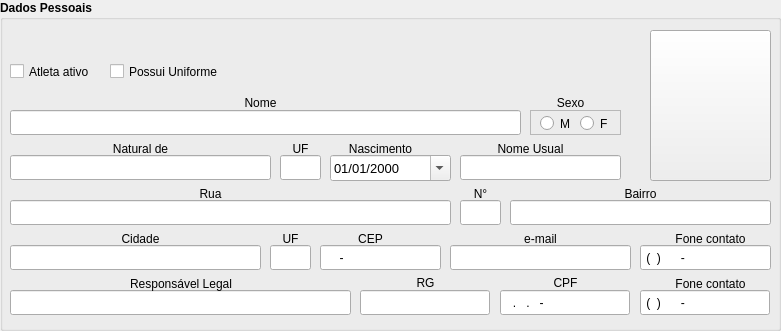
  <widget class="QGroupBox" name="groupBox">
   <property name="geometry">
    <rect>
     <x>10</x>
     <y>10</y>
     <width>781</width>
     <height>331</height>
    </rect>
   </property>
   <property name="font">
    <font>
     <weight>75</weight>
     <bold>true</bold>
    </font>
   </property>
   <property name="title">
    <string>Dados Pessoais</string>
   </property>
   <widget class="QLineEdit" name="emailResponsavel">
    <property name="geometry">
     <rect>
      <x>450</x>
      <y>245</y>
      <width>181</width>
      <height>25</height>
     </rect>
    </property>
    <property name="font">
     <font>
      <weight>50</weight>
      <bold>false</bold>
     </font>
    </property>
   </widget>
   <widget class="QLineEdit" name="numero">
    <property name="geometry">
     <rect>
      <x>460</x>
      <y>200</y>
      <width>41</width>
      <height>25</height>
     </rect>
    </property>
    <property name="font">
     <font>
      <weight>50</weight>
      <bold>false</bold>
     </font>
    </property>
    <property name="inputMask">
     <string>999999</string>
    </property>
   </widget>
   <widget class="QLineEdit" name="rua">
    <property name="geometry">
     <rect>
      <x>10</x>
      <y>200</y>
      <width>441</width>
      <height>25</height>
     </rect>
    </property>
    <property name="font">
     <font>
      <weight>50</weight>
      <bold>false</bold>
     </font>
    </property>
   </widget>
   <widget class="QLineEdit" name="cidadeNatal">
    <property name="geometry">
     <rect>
      <x>10</x>
      <y>155</y>
      <width>261</width>
      <height>25</height>
     </rect>
    </property>
    <property name="font">
     <font>
      <weight>50</weight>
      <bold>false</bold>
     </font>
    </property>
   </widget>
   <widget class="QLineEdit" name="foneResponsavel">
    <property name="geometry">
     <rect>
      <x>640</x>
      <y>290</y>
      <width>130</width>
      <height>25</height>
     </rect>
    </property>
    <property name="font">
     <font>
      <weight>50</weight>
      <bold>false</bold>
     </font>
    </property>
    <property name="inputMask">
     <string> (99) 99999-9999</string>
    </property>
    <property name="cursorPosition">
     <number>0</number>
    </property>
   </widget>
   <widget class="QLineEdit" name="cidade">
    <property name="geometry">
     <rect>
      <x>10</x>
      <y>245</y>
      <width>251</width>
      <height>25</height>
     </rect>
    </property>
    <property name="font">
     <font>
      <weight>50</weight>
      <bold>false</bold>
     </font>
    </property>
   </widget>
   <widget class="QLineEdit" name="nomeUsual">
    <property name="geometry">
     <rect>
      <x>460</x>
      <y>155</y>
      <width>161</width>
      <height>25</height>
     </rect>
    </property>
    <property name="font">
     <font>
      <weight>50</weight>
      <bold>false</bold>
     </font>
    </property>
   </widget>
   <widget class="QLineEdit" name="bairro">
    <property name="geometry">
     <rect>
      <x>510</x>
      <y>200</y>
      <width>261</width>
      <height>25</height>
     </rect>
    </property>
    <property name="font">
     <font>
      <weight>50</weight>
      <bold>false</bold>
     </font>
    </property>
   </widget>
   <widget class="QLineEdit" name="UFNatal">
    <property name="geometry">
     <rect>
      <x>280</x>
      <y>155</y>
      <width>41</width>
      <height>25</height>
     </rect>
    </property>
    <property name="font">
     <font>
      <weight>50</weight>
      <bold>false</bold>
     </font>
    </property>
   </widget>
   <widget class="QLineEdit" name="nome">
    <property name="geometry">
     <rect>
      <x>10</x>
      <y>110</y>
      <width>511</width>
      <height>25</height>
     </rect>
    </property>
    <property name="font">
     <font>
      <weight>50</weight>
      <bold>false</bold>
     </font>
    </property>
   </widget>
   <widget class="QLineEdit" name="CEP">
    <property name="geometry">
     <rect>
      <x>320</x>
      <y>245</y>
      <width>121</width>
      <height>25</height>
     </rect>
    </property>
    <property name="font">
     <font>
      <weight>50</weight>
      <bold>false</bold>
     </font>
    </property>
    <property name="inputMask">
     <string>99999-999</string>
    </property>
   </widget>
   <widget class="QLineEdit" name="foneContato">
    <property name="geometry">
     <rect>
      <x>640</x>
      <y>245</y>
      <width>131</width>
      <height>25</height>
     </rect>
    </property>
    <property name="font">
     <font>
      <weight>50</weight>
      <bold>false</bold>
     </font>
    </property>
    <property name="inputMask">
     <string> (99) 99999-9999</string>
    </property>
    <property name="text">
     <string> () -</string>
    </property>
    <property name="cursorPosition">
     <number>16</number>
    </property>
   </widget>
   <widget class="QLineEdit" name="responsavelLegal">
    <property name="geometry">
     <rect>
      <x>10</x>
      <y>290</y>
      <width>341</width>
      <height>25</height>
     </rect>
    </property>
    <property name="font">
     <font>
      <weight>50</weight>
      <bold>false</bold>
     </font>
    </property>
   </widget>
   <widget class="QLineEdit" name="UF">
    <property name="geometry">
     <rect>
      <x>270</x>
      <y>245</y>
      <width>41</width>
      <height>25</height>
     </rect>
    </property>
    <property name="font">
     <font>
      <weight>50</weight>
      <bold>false</bold>
     </font>
    </property>
   </widget>
   <widget class="QDateEdit" name="dtNascimento">
    <property name="geometry">
     <rect>
      <x>330</x>
      <y>155</y>
      <width>121</width>
      <height>26</height>
     </rect>
    </property>
    <property name="font">
     <font>
      <pointsize>10</pointsize>
      <weight>50</weight>
      <bold>false</bold>
      <kerning>true</kerning>
     </font>
    </property>
    <property name="displayFormat">
     <string>dd/MM/yyyy</string>
    </property>
    <property name="calendarPopup">
     <bool>true</bool>
    </property>
   </widget>
   <widget class="QFrame" name="frame">
    <property name="geometry">
     <rect>
      <x>530</x>
      <y>110</y>
      <width>91</width>
      <height>25</height>
     </rect>
    </property>
    <property name="font">
     <font>
      <weight>50</weight>
      <bold>false</bold>
     </font>
    </property>
    <property name="frameShape">
     <enum>QFrame::StyledPanel</enum>
    </property>
    <property name="frameShadow">
     <enum>QFrame::Raised</enum>
    </property>
    <widget class="QRadioButton" name="masculino">
     <property name="geometry">
      <rect>
       <x>10</x>
       <y>2</y>
       <width>31</width>
       <height>23</height>
      </rect>
     </property>
     <property name="font">
      <font>
       <weight>50</weight>
       <bold>false</bold>
      </font>
     </property>
     <property name="text">
      <string>M</string>
     </property>
    </widget>
    <widget class="QRadioButton" name="feminino">
     <property name="geometry">
      <rect>
       <x>50</x>
       <y>2</y>
       <width>31</width>
       <height>23</height>
      </rect>
     </property>
     <property name="font">
      <font>
       <weight>50</weight>
       <bold>false</bold>
      </font>
     </property>
     <property name="text">
      <string>F</string>
     </property>
    </widget>
   </widget>
   <widget class="QLabel" name="label">
    <property name="geometry">
     <rect>
      <x>130</x>
      <y>274</y>
      <width>104</width>
      <height>20</height>
     </rect>
    </property>
    <property name="font">
     <font>
      <weight>50</weight>
      <bold>false</bold>
     </font>
    </property>
    <property name="styleSheet">
     <string notr="true"/>
    </property>
    <property name="text">
     <string>Responsável Legal</string>
    </property>
    <property name="buddy">
     <cstring>responsavelLegal</cstring>
    </property>
   </widget>
   <widget class="QLabel" name="label_2">
    <property name="geometry">
     <rect>
      <x>520</x>
      <y>229</y>
      <width>41</width>
      <height>20</height>
     </rect>
    </property>
    <property name="font">
     <font>
      <weight>50</weight>
      <bold>false</bold>
     </font>
    </property>
    <property name="styleSheet">
     <string notr="true"/>
    </property>
    <property name="text">
     <string>e-mail</string>
    </property>
    <property name="alignment">
     <set>Qt::AlignCenter</set>
    </property>
    <property name="buddy">
     <cstring>emailResponsavel</cstring>
    </property>
   </widget>
   <widget class="QLabel" name="label_3">
    <property name="geometry">
     <rect>
      <x>670</x>
      <y>274</y>
      <width>81</width>
      <height>20</height>
     </rect>
    </property>
    <property name="font">
     <font>
      <weight>50</weight>
      <bold>false</bold>
     </font>
    </property>
    <property name="styleSheet">
     <string notr="true"/>
    </property>
    <property name="text">
     <string>Fone contato</string>
    </property>
    <property name="alignment">
     <set>Qt::AlignCenter</set>
    </property>
    <property name="buddy">
     <cstring>foneResponsavel</cstring>
    </property>
   </widget>
   <widget class="QLabel" name="label_4">
    <property name="geometry">
     <rect>
      <x>100</x>
      <y>229</y>
      <width>81</width>
      <height>20</height>
     </rect>
    </property>
    <property name="font">
     <font>
      <weight>50</weight>
      <bold>false</bold>
     </font>
    </property>
    <property name="styleSheet">
     <string notr="true"/>
    </property>
    <property name="text">
     <string>Cidade</string>
    </property>
    <property name="alignment">
     <set>Qt::AlignCenter</set>
    </property>
    <property name="buddy">
     <cstring>cidade</cstring>
    </property>
   </widget>
   <widget class="QLabel" name="label_5">
    <property name="geometry">
     <rect>
      <x>250</x>
      <y>229</y>
      <width>81</width>
      <height>20</height>
     </rect>
    </property>
    <property name="font">
     <font>
      <weight>50</weight>
      <bold>false</bold>
     </font>
    </property>
    <property name="styleSheet">
     <string notr="true"/>
    </property>
    <property name="text">
     <string>UF</string>
    </property>
    <property name="alignment">
     <set>Qt::AlignCenter</set>
    </property>
    <property name="buddy">
     <cstring>UF</cstring>
    </property>
   </widget>
   <widget class="QLabel" name="label_6">
    <property name="geometry">
     <rect>
      <x>330</x>
      <y>229</y>
      <width>81</width>
      <height>20</height>
     </rect>
    </property>
    <property name="font">
     <font>
      <weight>50</weight>
      <bold>false</bold>
     </font>
    </property>
    <property name="styleSheet">
     <string notr="true"/>
    </property>
    <property name="text">
     <string>CEP</string>
    </property>
    <property name="alignment">
     <set>Qt::AlignCenter</set>
    </property>
    <property name="buddy">
     <cstring>CEP</cstring>
    </property>
   </widget>
   <widget class="QLabel" name="label_7">
    <property name="geometry">
     <rect>
      <x>670</x>
      <y>229</y>
      <width>81</width>
      <height>20</height>
     </rect>
    </property>
    <property name="font">
     <font>
      <weight>50</weight>
      <bold>false</bold>
     </font>
    </property>
    <property name="styleSheet">
     <string notr="true"/>
    </property>
    <property name="text">
     <string>Fone contato</string>
    </property>
    <property name="alignment">
     <set>Qt::AlignCenter</set>
    </property>
    <property name="buddy">
     <cstring>foneContato</cstring>
    </property>
   </widget>
   <widget class="QLabel" name="label_8">
    <property name="geometry">
     <rect>
      <x>170</x>
      <y>184</y>
      <width>81</width>
      <height>20</height>
     </rect>
    </property>
    <property name="font">
     <font>
      <weight>50</weight>
      <bold>false</bold>
     </font>
    </property>
    <property name="styleSheet">
     <string notr="true"/>
    </property>
    <property name="text">
     <string>Rua</string>
    </property>
    <property name="alignment">
     <set>Qt::AlignCenter</set>
    </property>
    <property name="buddy">
     <cstring>rua</cstring>
    </property>
   </widget>
   <widget class="QLabel" name="label_9">
    <property name="geometry">
     <rect>
      <x>440</x>
      <y>184</y>
      <width>81</width>
      <height>20</height>
     </rect>
    </property>
    <property name="font">
     <font>
      <weight>50</weight>
      <bold>false</bold>
     </font>
    </property>
    <property name="styleSheet">
     <string notr="true"/>
    </property>
    <property name="text">
     <string>N°</string>
    </property>
    <property name="alignment">
     <set>Qt::AlignCenter</set>
    </property>
    <property name="buddy">
     <cstring>numero</cstring>
    </property>
   </widget>
   <widget class="QLabel" name="label_10">
    <property name="geometry">
     <rect>
      <x>600</x>
      <y>184</y>
      <width>81</width>
      <height>20</height>
     </rect>
    </property>
    <property name="font">
     <font>
      <weight>50</weight>
      <bold>false</bold>
     </font>
    </property>
    <property name="styleSheet">
     <string notr="true"/>
    </property>
    <property name="text">
     <string>Bairro</string>
    </property>
    <property name="alignment">
     <set>Qt::AlignCenter</set>
    </property>
    <property name="buddy">
     <cstring>bairro</cstring>
    </property>
   </widget>
   <widget class="QLabel" name="label_11">
    <property name="geometry">
     <rect>
      <x>100</x>
      <y>139</y>
      <width>81</width>
      <height>20</height>
     </rect>
    </property>
    <property name="font">
     <font>
      <weight>50</weight>
      <bold>false</bold>
     </font>
    </property>
    <property name="styleSheet">
     <string notr="true"/>
    </property>
    <property name="text">
     <string>Natural de</string>
    </property>
    <property name="alignment">
     <set>Qt::AlignCenter</set>
    </property>
    <property name="buddy">
     <cstring>cidadeNatal</cstring>
    </property>
   </widget>
   <widget class="QLabel" name="label_12">
    <property name="geometry">
     <rect>
      <x>260</x>
      <y>139</y>
      <width>81</width>
      <height>20</height>
     </rect>
    </property>
    <property name="font">
     <font>
      <weight>50</weight>
      <bold>false</bold>
     </font>
    </property>
    <property name="styleSheet">
     <string notr="true"/>
    </property>
    <property name="text">
     <string>UF</string>
    </property>
    <property name="alignment">
     <set>Qt::AlignCenter</set>
    </property>
    <property name="buddy">
     <cstring>UFNatal</cstring>
    </property>
   </widget>
   <widget class="QLabel" name="label_13">
    <property name="geometry">
     <rect>
      <x>340</x>
      <y>139</y>
      <width>81</width>
      <height>20</height>
     </rect>
    </property>
    <property name="font">
     <font>
      <weight>50</weight>
      <bold>false</bold>
     </font>
    </property>
    <property name="styleSheet">
     <string notr="true"/>
    </property>
    <property name="text">
     <string>Nascimento</string>
    </property>
    <property name="alignment">
     <set>Qt::AlignCenter</set>
    </property>
    <property name="buddy">
     <cstring>dtNascimento</cstring>
    </property>
   </widget>
   <widget class="QLabel" name="label_14">
    <property name="geometry">
     <rect>
      <x>490</x>
      <y>139</y>
      <width>81</width>
      <height>20</height>
     </rect>
    </property>
    <property name="font">
     <font>
      <weight>50</weight>
      <bold>false</bold>
     </font>
    </property>
    <property name="styleSheet">
     <string notr="true"/>
    </property>
    <property name="text">
     <string>Nome Usual</string>
    </property>
    <property name="alignment">
     <set>Qt::AlignCenter</set>
    </property>
    <property name="buddy">
     <cstring>nomeUsual</cstring>
    </property>
   </widget>
   <widget class="QLabel" name="label_15">
    <property name="geometry">
     <rect>
      <x>220</x>
      <y>93</y>
      <width>81</width>
      <height>20</height>
     </rect>
    </property>
    <property name="font">
     <font>
      <weight>50</weight>
      <bold>false</bold>
     </font>
    </property>
    <property name="styleSheet">
     <string notr="true"/>
    </property>
    <property name="text">
     <string>Nome</string>
    </property>
    <property name="alignment">
     <set>Qt::AlignCenter</set>
    </property>
    <property name="buddy">
     <cstring>nome</cstring>
    </property>
   </widget>
   <widget class="QLabel" name="label_16">
    <property name="geometry">
     <rect>
      <x>530</x>
      <y>93</y>
      <width>81</width>
      <height>20</height>
     </rect>
    </property>
    <property name="font">
     <font>
      <weight>50</weight>
      <bold>false</bold>
     </font>
    </property>
    <property name="styleSheet">
     <string notr="true"/>
    </property>
    <property name="text">
     <string>Sexo</string>
    </property>
    <property name="alignment">
     <set>Qt::AlignCenter</set>
    </property>
   </widget>
   <widget class="QPushButton" name="foto">
    <property name="geometry">
     <rect>
      <x>650</x>
      <y>30</y>
      <width>121</width>
      <height>151</height>
     </rect>
    </property>
    <property name="font">
     <font>
      <weight>50</weight>
      <bold>false</bold>
     </font>
    </property>
    <property name="text">
     <string/>
    </property>
    <property name="icon">
     <iconset>
      <normaloff>../icon/do-utilizador_128.png</normaloff>../icon/do-utilizador_128.png</iconset>
    </property>
    <property name="iconSize">
     <size>
      <width>128</width>
      <height>128</height>
     </size>
    </property>
   </widget>
   <widget class="QCheckBox" name="is_active">
    <property name="enabled">
     <bool>true</bool>
    </property>
    <property name="geometry">
     <rect>
      <x>10</x>
      <y>60</y>
      <width>91</width>
      <height>23</height>
     </rect>
    </property>
    <property name="font">
     <font>
      <weight>50</weight>
      <bold>false</bold>
     </font>
    </property>
    <property name="text">
     <string>Atleta ativo</string>
    </property>
    <property name="tristate">
     <bool>false</bool>
    </property>
   </widget>
   <widget class="QCheckBox" name="has_uniform">
    <property name="geometry">
     <rect>
      <x>110</x>
      <y>60</y>
      <width>121</width>
      <height>23</height>
     </rect>
    </property>
    <property name="font">
     <font>
      <weight>50</weight>
      <bold>false</bold>
     </font>
    </property>
    <property name="text">
     <string>Possui Uniforme</string>
    </property>
   </widget>
   <widget class="QLabel" name="label_34">
    <property name="geometry">
     <rect>
      <x>380</x>
      <y>274</y>
      <width>91</width>
      <height>17</height>
     </rect>
    </property>
    <property name="font">
     <font>
      <weight>50</weight>
      <bold>false</bold>
     </font>
    </property>
    <property name="text">
     <string>RG</string>
    </property>
    <property name="alignment">
     <set>Qt::AlignCenter</set>
    </property>
    <property name="buddy">
     <cstring>docRNMaeRG</cstring>
    </property>
   </widget>
   <widget class="QLabel" name="label_35">
    <property name="geometry">
     <rect>
      <x>520</x>
      <y>274</y>
      <width>91</width>
      <height>17</height>
     </rect>
    </property>
    <property name="font">
     <font>
      <weight>50</weight>
      <bold>false</bold>
     </font>
    </property>
    <property name="text">
     <string>CPF</string>
    </property>
    <property name="alignment">
     <set>Qt::AlignCenter</set>
    </property>
    <property name="buddy">
     <cstring>docRNMaeCPF</cstring>
    </property>
   </widget>
   <widget class="QLineEdit" name="CPFResponsavel">
    <property name="geometry">
     <rect>
      <x>500</x>
      <y>290</y>
      <width>130</width>
      <height>25</height>
     </rect>
    </property>
    <property name="font">
     <font>
      <weight>50</weight>
      <bold>false</bold>
     </font>
    </property>
    <property name="inputMask">
     <string>999.999.999-99</string>
    </property>
   </widget>
   <widget class="QLineEdit" name="RGResponsavel">
    <property name="geometry">
     <rect>
      <x>360</x>
      <y>290</y>
      <width>130</width>
      <height>25</height>
     </rect>
    </property>
    <property name="font">
     <font>
      <weight>50</weight>
      <bold>false</bold>
     </font>
    </property>
   </widget>
   <zorder>responsavelLegal</zorder>
   <zorder>emailResponsavel</zorder>
   <zorder>numero</zorder>
   <zorder>rua</zorder>
   <zorder>cidadeNatal</zorder>
   <zorder>foneResponsavel</zorder>
   <zorder>cidade</zorder>
   <zorder>nomeUsual</zorder>
   <zorder>bairro</zorder>
   <zorder>UFNatal</zorder>
   <zorder>nome</zorder>
   <zorder>CEP</zorder>
   <zorder>foneContato</zorder>
   <zorder>UF</zorder>
   <zorder>dtNascimento</zorder>
   <zorder>frame</zorder>
   <zorder>label</zorder>
   <zorder>label_2</zorder>
   <zorder>label_3</zorder>
   <zorder>label_4</zorder>
   <zorder>label_5</zorder>
   <zorder>label_6</zorder>
   <zorder>label_7</zorder>
   <zorder>label_8</zorder>
   <zorder>label_9</zorder>
   <zorder>label_10</zorder>
   <zorder>label_11</zorder>
   <zorder>label_12</zorder>
   <zorder>label_13</zorder>
   <zorder>label_14</zorder>
   <zorder>label_15</zorder>
   <zorder>label_16</zorder>
   <zorder>foto</zorder>
   <zorder>is_active</zorder>
   <zorder>has_uniform</zorder>
   <zorder>label_34</zorder>
   <zorder>label_35</zorder>
   <zorder>CPFResponsavel</zorder>
   <zorder>RGResponsavel</zorder>
  </widget>
